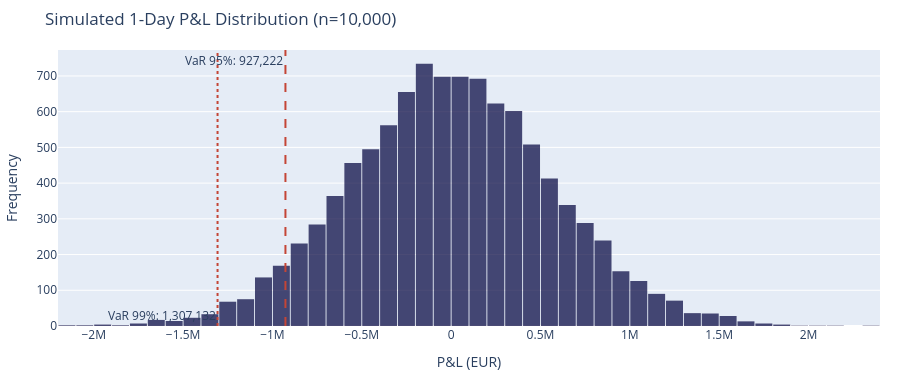

The notebook cell saved with this chart:
### Markdown cell above
## 2. VaR and Expected Shortfall — t-Copula Simulation

We fit a multivariate t-copula to the standardized return residuals, then
simulate 10,000 joint scenarios. The copula captures tail dependence that
a Gaussian correlation matrix would miss.

For each scenario, we compute portfolio P&L = $\sum_i$ position$_i \times$
simulated return$_i \times$ volatility$_i$. VaR is the negative quantile of
the simulated P&L distribution; ES is the expected loss beyond that quantile.

### Code cell
copula = fit_t_copula(aligned_rets)
pv = compute_portfolio_var(aligned_rets, positions, copula)

print(f"Copula ν:    {copula.df:.2f}")
print(f"Portfolio VaR 95% (1-day):  EUR {pv.var_95:,.0f}")
print(f"Portfolio VaR 99% (1-day):  EUR {pv.var_99:,.0f}")
print(f"Portfolio ES 97.5% (1-day): EUR {pv.es_975:,.0f}")

# P&L histogram
fig2 = go.Figure()
fig2.add_trace(go.Histogram(
    x=pv.pnl_simulations,
    nbinsx=80,
    marker_color=NAVY,
    opacity=0.7,
    name="Simulated P&L",
))
fig2.add_vline(x=-pv.var_95, line_dash="dash", line_color=RED,
               annotation_text=f"VaR 95%: {pv.var_95:,.0f}", annotation_position="top left")
fig2.add_vline(x=-pv.var_99, line_dash="dot", line_color=RED,
               annotation_text=f"VaR 99%: {pv.var_99:,.0f}", annotation_position="bottom left")
fig2.update_layout(
    title=f"Simulated 1-Day P&L Distribution (n={len(pv.pnl_simulations):,})",
    height=380, margin=dict(l=40, r=20, t=50, b=40),
    xaxis_title="P&L (EUR)", yaxis_title="Frequency",
    bargap=0.05,
)
fig2.show()

### Figure 1 — Plotly figure (JSON) as saved in the notebook; plotly's stock layout.template omitted (floating-point values rounded to 4 significant figures; data arrays with more than 128 entries replaced by an {"elided": "..."} marker saying what was removed)
{"data": [{"marker": {"color": "#00003C"}, "name": "Simulated P&L", "nbinsx": 80, "opacity": 0.7, "type": "histogram", "x": {"elided": "10000 float values"}}], "layout": {"annotations": [{"showarrow": false, "text": "VaR 95%: 927,222", "x": -927200.0, "xanchor": "right", "xref": "x", "y": 1, "yanchor": "top", "yref": "y domain"}, {"showarrow": false, "text": "VaR 99%: 1,307,132", "x": -1307000.0, "xanchor": "right", "xref": "x", "y": 0, "yanchor": "bottom", "yref": "y domain"}], "bargap": 0.05, "height": 380, "margin": {"b": 40, "l": 40, "r": 20, "t": 50}, "shapes": [{"line": {"color": "#C44536", "dash": "dash"}, "type": "line", "x0": -927200.0, "x1": -927200.0, "xref": "x", "y0": 0, "y1": 1, "yref": "y domain"}, {"line": {"color": "#C44536", "dash": "dot"}, "type": "line", "x0": -1307000.0, "x1": -1307000.0, "xref": "x", "y0": 0, "y1": 1, "yref": "y domain"}], "title": {"text": "Simulated 1-Day P&L Distribution (n=10,000)"}, "xaxis": {"title": {"text": "P&L (EUR)"}}, "yaxis": {"title": {"text": "Frequency"}}}}
